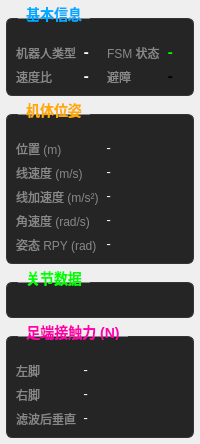
<?xml version="1.0" encoding="UTF-8"?>
<ui version="4.0">
 <class>DataPanel</class>
 <widget class="QWidget" name="DataPanel">
  <layout class="QVBoxLayout" name="rootLayout">
   <property name="spacing">
    <number>6</number>
   </property>
   <property name="leftMargin">
    <number>6</number>
   </property>
   <property name="topMargin">
    <number>6</number>
   </property>
   <property name="rightMargin">
    <number>6</number>
   </property>
   <property name="bottomMargin">
    <number>6</number>
   </property>

   <!-- 基本信息 -->
   <item>
    <widget class="QGroupBox" name="groupInfo">
     <property name="title">
      <string>基本信息</string>
     </property>
     <property name="styleSheet">
      <string notr="true">QGroupBox { font: bold 14px; color: #0af; border: 1px solid #333; border-radius: 6px; margin-top: 12px; padding-top: 16px; background: #252525; } QGroupBox::title { subcontrol-origin: margin; left: 12px; padding: 0 6px; }</string>
     </property>
     <layout class="QGridLayout" name="infoGrid">
      <property name="columnMinimumWidth">
       <number>0</number>
      </property>
      <item row="0" column="0"><widget class="QLabel" name="lblRobotTypeTitle"><property name="text"><string>机器人类型</string></property><property name="styleSheet"><string notr="true">color: #888; font: 12px;</string></property></widget></item>
      <item row="0" column="1"><widget class="QLabel" name="valRobotType"><property name="text"><string>-</string></property><property name="styleSheet"><string notr="true">color: #fff; font: bold 14px; font-family: monospace;</string></property></widget></item>
      <item row="0" column="2"><widget class="QLabel" name="lblFSMTitle"><property name="text"><string>FSM 状态</string></property><property name="styleSheet"><string notr="true">color: #888; font: 12px;</string></property></widget></item>
      <item row="0" column="3"><widget class="QLabel" name="valFSM"><property name="text"><string>-</string></property><property name="styleSheet"><string notr="true">color: #0f0; font: bold 14px; font-family: monospace;</string></property></widget></item>
      <item row="1" column="0"><widget class="QLabel" name="lblSpeedTitle"><property name="text"><string>速度比</string></property><property name="styleSheet"><string notr="true">color: #888; font: 12px;</string></property></widget></item>
      <item row="1" column="1"><widget class="QLabel" name="valSpeed"><property name="text"><string>-</string></property><property name="styleSheet"><string notr="true">color: #fff; font: bold 14px; font-family: monospace;</string></property></widget></item>
      <item row="1" column="2"><widget class="QLabel" name="lblAvoidTitle"><property name="text"><string>避障</string></property><property name="styleSheet"><string notr="true">color: #888; font: 12px;</string></property></widget></item>
      <item row="1" column="3"><widget class="QLabel" name="valAvoid"><property name="text"><string>-</string></property><property name="styleSheet"><string notr="true">font: bold 14px; font-family: monospace;</string></property></widget></item>
     </layout>
    </widget>
   </item>

   <!-- 机体位姿 -->
   <item>
    <widget class="QGroupBox" name="groupPose">
     <property name="title">
      <string>机体位姿</string>
     </property>
     <property name="styleSheet">
      <string notr="true">QGroupBox { font: bold 14px; color: #fa0; border: 1px solid #333; border-radius: 6px; margin-top: 12px; padding-top: 16px; background: #252525; } QGroupBox::title { subcontrol-origin: margin; left: 12px; padding: 0 6px; }</string>
     </property>
     <layout class="QGridLayout" name="poseGrid">
      <item row="0" column="0"><widget class="QLabel" name="lblPosTitle"><property name="text"><string>位置 (m)</string></property><property name="styleSheet"><string notr="true">color: #888; font: 12px;</string></property></widget></item>
      <item row="0" column="1"><widget class="QLabel" name="valPos"><property name="text"><string>-</string></property><property name="styleSheet"><string notr="true">color: #fff; font: 12px monospace;</string></property></widget></item>
      <item row="1" column="0"><widget class="QLabel" name="lblVelTitle"><property name="text"><string>线速度 (m/s)</string></property><property name="styleSheet"><string notr="true">color: #888; font: 12px;</string></property></widget></item>
      <item row="1" column="1"><widget class="QLabel" name="valVel"><property name="text"><string>-</string></property><property name="styleSheet"><string notr="true">color: #fff; font: 12px monospace;</string></property></widget></item>
      <item row="2" column="0"><widget class="QLabel" name="lblAccelTitle"><property name="text"><string>线加速度 (m/s²)</string></property><property name="styleSheet"><string notr="true">color: #888; font: 12px;</string></property></widget></item>
      <item row="2" column="1"><widget class="QLabel" name="valAccel"><property name="text"><string>-</string></property><property name="styleSheet"><string notr="true">color: #fff; font: 12px monospace;</string></property></widget></item>
      <item row="3" column="0"><widget class="QLabel" name="lblOmegaTitle"><property name="text"><string>角速度 (rad/s)</string></property><property name="styleSheet"><string notr="true">color: #888; font: 12px;</string></property></widget></item>
      <item row="3" column="1"><widget class="QLabel" name="valOmega"><property name="text"><string>-</string></property><property name="styleSheet"><string notr="true">color: #fff; font: 12px monospace;</string></property></widget></item>
      <item row="4" column="0"><widget class="QLabel" name="lblRPYTitle"><property name="text"><string>姿态 RPY (rad)</string></property><property name="styleSheet"><string notr="true">color: #888; font: 12px;</string></property></widget></item>
      <item row="4" column="1"><widget class="QLabel" name="valRPY"><property name="text"><string>-</string></property><property name="styleSheet"><string notr="true">color: #fff; font: 12px monospace;</string></property></widget></item>
     </layout>
    </widget>
   </item>

   <!-- 关节数据 -->
   <item>
    <widget class="QGroupBox" name="groupJoints">
     <property name="title">
      <string>关节数据</string>
     </property>
     <property name="styleSheet">
      <string notr="true">QGroupBox { font: bold 14px; color: #0f0; border: 1px solid #333; border-radius: 6px; margin-top: 12px; padding-top: 16px; background: #252525; } QGroupBox::title { subcontrol-origin: margin; left: 12px; padding: 0 6px; }</string>
     </property>
     <layout class="QVBoxLayout" name="jointListLayout"/>
    </widget>
   </item>

   <!-- 接触力 -->
   <item>
    <widget class="QGroupBox" name="groupGRF">
     <property name="title">
      <string>足端接触力 (N)</string>
     </property>
     <property name="styleSheet">
      <string notr="true">QGroupBox { font: bold 14px; color: #f0a; border: 1px solid #333; border-radius: 6px; margin-top: 12px; padding-top: 16px; background: #252525; } QGroupBox::title { subcontrol-origin: margin; left: 12px; padding: 0 6px; }</string>
     </property>
     <layout class="QFormLayout" name="grfLayout">
      <item row="0" column="0"><widget class="QLabel" name="lblGRFLeft"><property name="text"><string>左脚</string></property><property name="styleSheet"><string notr="true">color: #888; font: 12px;</string></property></widget></item>
      <item row="0" column="1"><widget class="QLabel" name="valGRFLeft"><property name="text"><string>-</string></property><property name="styleSheet"><string notr="true">color: #fff; font: 12px monospace;</string></property></widget></item>
      <item row="1" column="0"><widget class="QLabel" name="lblGRFRight"><property name="text"><string>右脚</string></property><property name="styleSheet"><string notr="true">color: #888; font: 12px;</string></property></widget></item>
      <item row="1" column="1"><widget class="QLabel" name="valGRFRight"><property name="text"><string>-</string></property><property name="styleSheet"><string notr="true">color: #fff; font: 12px monospace;</string></property></widget></item>
      <item row="2" column="0"><widget class="QLabel" name="lblGRFFiltered"><property name="text"><string>滤波后垂直</string></property><property name="styleSheet"><string notr="true">color: #888; font: 12px;</string></property></widget></item>
      <item row="2" column="1"><widget class="QLabel" name="valGRFFiltered"><property name="text"><string>-</string></property><property name="styleSheet"><string notr="true">color: #fff; font: 12px monospace;</string></property></widget></item>
     </layout>
    </widget>
   </item>

  </layout>
 </widget>
 <resources/>
 <connections/>
</ui>
